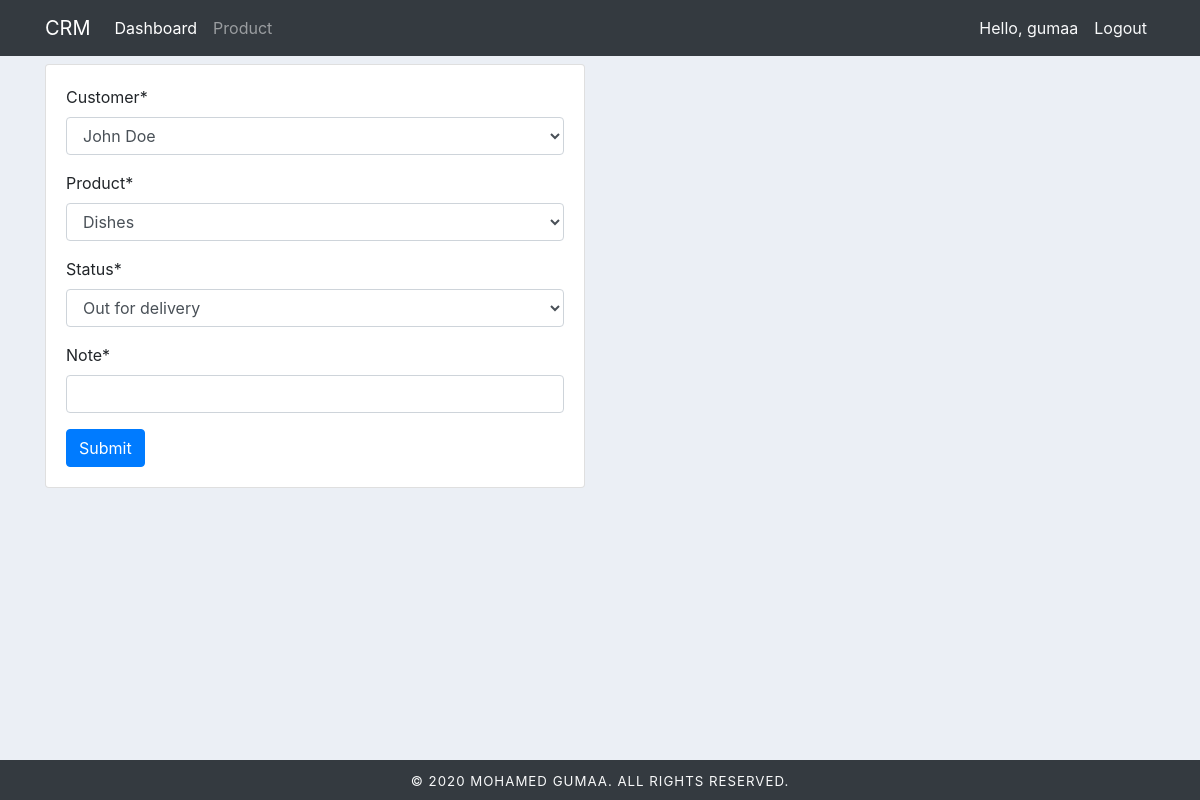
The page /update_order/3 (signed in) on the database its author committed.
### users/models.py (models this page shows, shortened)
class Order(models.Model):
    STATUS = (
        ('Pending', 'Pending'),
        ('Out for delivery', 'Out for delivery'),
        ('Delivery', 'Delivery')
    )
    customer = models.ForeignKey(Customer, on_delete=models.SET_NULL, null=True)
    product = models.ForeignKey(Product, on_delete=models.SET_NULL, null=True)
    status = models.CharField(max_length=200, null=True, choices=STATUS)
    dated_created = models.DateField(auto_now_add=True, null=True)
    note = models.CharField(max_length=200, null=True)

### users/decorators.py (the view)
        def wrapper_func(request,*args, **kwargs):
            group = None
            if request.user.groups.exists():
                group = request.user.groups.all()[0].name
            if group in allowed_roles:
                return view_func(request,*args, **kwargs)
            else:
                return HttpResponse('You are not authorized')

### users/forms.py
class OrderForm(forms.ModelForm):
    class Meta:
        model = Order
        fields = '__all__'

### users/models.py (called while the page is built)
    def __str__(self):
        return str(self.user) if self.user else self.name

    def __str__(self):
        return self.name

### users/views.py (called while the page is built)
@login_required
@allowed_users(allowed_roles=['admin'])
def updateOrder(request, id):
    order = get_object_or_404(Order, pk=id)
    if request.method == 'POST':
        form = OrderForm(request.POST, instance=order)
        if form.is_valid():
            form.save()
            messages.success(request,'Your order has been updated.')
            return redirect('home')
    else:
        form = OrderForm(instance=order)
    context ={
        "title": "Update Order",
        "form": form
    }
    return render(request, 'users/order_form_update.html', context)

### users/templates/users/order_form_update.html (shortened to what this page needs)
{% extends "users/base.html" %}
{% load crispy_forms_tags %}
{% block content %}
    <div class="mt-2">
        <div class="row">
            <div class="col-md-6">
                <div class="card card-body">
                    <form method="post">
                        {{ form|crispy }}
                        <button class="btn btn-primary">Submit</button>
                    </form>
                </div>
            </div>
        </div>
    </div>
{% endblock %}

### users/templates/users/include/_navbar.html (shortened to what this page needs)
<nav class="navbar navbar-expand-lg navbar-dark bg-dark">
  <div class="container">
    <a class="navbar-brand" href="{% url 'home' %}">CRM</a>
    <div class="collapse navbar-collapse" id="navbarNav">
      <ul class="navbar-nav">
        {% if user.is_staff %}
        <li class="nav-item active">
          <a class="nav-link" href="{% url 'home' %}">Dashboard</a>
        </li>
        <li class="nav-item">
          <a class="nav-link" href="{% url 'product' %}">Product</a>
        </li>
        {% else %}
          <li class="nav-item">
          <a class="nav-link" href="{% url 'account' %}">Account</a>
        </li>
        {% endif %}
      </ul>
      <ul class="navbar-nav ml-auto">
        {% if user.is_authenticated %}
          <li class="nav-item">
            <span class="nav-link text-light">Hello, {{ user.username }}</span>
          </li>
           <li class="nav-item">
            <a class="nav-link text-light" href="{% url 'logout' %}">Logout</a>
          </li>
        {% endif %}
      </ul>
    </div>
  </div>
</nav>

### static/css/main.css (style rules this page uses)
body { margin: 0; padding: 0; background-color: #ebeff5; }

### rows shown on the page
Order: customer "John Doe", product "Dishes", status "Out for delivery"

### other values the page prints
{{ user.username }} "gumaa"
